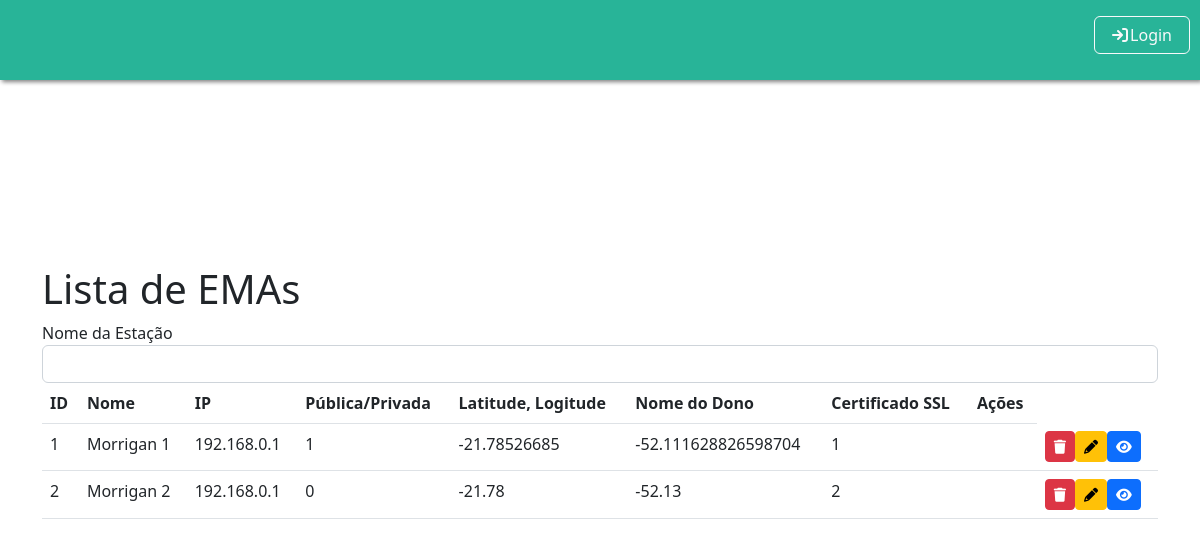
/Tela_Listar_EMAs.php, run on the app's committed database.
### tables this page shows
CREATE TABLE IF NOT EXISTS emas (
  idema INT NOT NULL AUTO_INCREMENT,
  nome VARCHAR(45) NOT NULL,
  ip VARCHAR(45) NOT NULL,
  publica INT NOT NULL,
  latitude VARCHAR(45) NOT NULL,
  longitude VARCHAR(45) NOT NULL,
  usuarios_idusuario INT NOT NULL,
  certificado_ssl BLOB NULL,
  PRIMARY KEY (idema, usuarios_idusuario),
    FOREIGN KEY (usuarios_idusuario)
    REFERENCES usuarios (idusuario));

### controllers/controller_ema.php (the view, shortened to what this page needs)
<?php
function listarEMAs() {
    $conexao = conectarBanco();
    if ($_SERVER['REQUEST_METHOD'] === 'POST') {
        $nome = $_POST['nome'];
        $sql = "SELECT * FROM emas WHERE 1 = 1";
        if (!empty($nome_usuario)) {
            $sql .= " AND nome LIKE '%$nome%'";
        }
        $result = $conexao->query($sql);
    } else {
        $sql = 'SELECT * FROM emas';
        $result = $conexao->query($sql);
    }
    if ($result->num_rows >= 0) {
        while ($row = $result->fetch_assoc()) {
            echo '<tr id="row-' . $row['idema'] . '">';
            echo '<td>' . $row['idema'] . '</td>';
            echo '<td>' . $row['nome'] . '</td>';
            echo '<td>' . $row['ip'] . '</td>';
            echo '<td>' . $row['publica'] . '</td>';
            echo '<td>' . $row['latitude'] . '</td>';
            echo '<td>' . $row['longitude'] . '</td>';
            echo '<td>' . $row['usuarios_idusuario'] . '</td>';
            echo '<td>' . $row['certificado_ssl'] . '</td>';
            echo '<td>';
            echo '<button name="btn-excluir" type="button" class="btn btn-danger btn-sm" onclick="">';
            echo '<i class="fas fa-trash"></i>';
            echo '</button>';
            echo '<button type="button" class="btn btn-warning btn-sm" onclick="">';
            echo '<i class="fas fa-pencil"></i>';
            echo '</button>';
            echo '<button type="button" class="btn btn-primary btn-sm" onclick="">';
            echo '<i class="fas fa-eye"></i>';
            echo '</button>';
            echo '</td>';
            echo '</tr>';
        }
    } else {
        echo '<tr><td colspan="7">Nenhum dado encontrado.</td></tr>';
    }
}
?>

### css/style.css (style rules this page uses)
html, body { height: 100%; }
body { display: -ms-flexbox; display: -webkit-box; display: flex; -ms-flex-align: center; -ms-flex-pack: center; -webkit-box-align: center; align-items: center; -webkit-box-pack: center; justify-content: center; padding-top: 40px; padding-bottom: 40px; background-color: #f5f5f5; }

### data on the page
emas: idema "1", nome "Morrigan 1", ip "192.168.0.1", publica "1", latitude "-21.78526685", longitude "-52.111628826598704", usuarios_idusuario "1"
emas: idema "2", nome "Morrigan 2", ip "192.168.0.1", publica "0", latitude "-21.78", longitude "-52.13", usuarios_idusuario "2"
